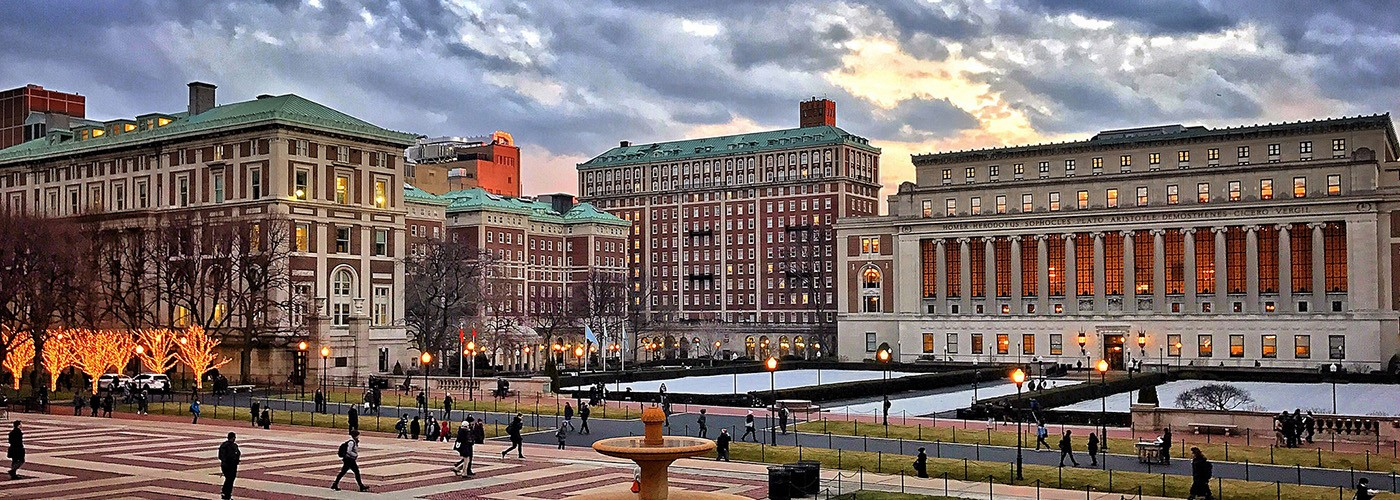
#> input picture src_images/campus.png, 1400 x 500 px; its folder holds only this picture in this run
$ python dct_rgb.py   (older library calls are emulated)
#> lines starting #> are read from the running program, lines starting #| are printed output that depends on the picture; long printed decimals are rounded
### laplacian_blur_degree.py
#source: https://pyimagesearch.com/2015/09/07/blur-detection-with-opencv/

# import the necessary packages
from imutils import paths
import cv2


'''def variance_of_laplacian(image):
    # compute the Laplacian of the image and then return the focus
    # measure, which is simply the variance of the Laplacian
    return cv2.Laplacian(image, cv2.CV_64F).var()
# construct the argument parse and parse the arguments
ap = argparse.ArgumentParser()
ap.add_argument("-i", "--images", required=True,
    help="path to input directory of images")
ap.add_argument("-t", "--threshold", type=float, default=100.0,
    help="focus measures that fall below this value will be considered 'blurry'")
args = vars(ap.parse_args())'''

def calculate_blur_degree(image_path):
    # Read the image
    image = cv2.imread(image_path)

    # Convert the image to grayscale
    gray = cv2.cvtColor(image, cv2.COLOR_BGR2GRAY)

    # Calculate the Laplacian variance
    laplacian_var = cv2.Laplacian(gray, cv2.CV_64F).var()

    return laplacian_var

'''
# loop over the input images
for imagePath in paths.list_images(args["images"]):
    # load the image, convert it to grayscale, and compute the
    # focus measure of the image using the Variance of Laplacian
    # method
    image = cv2.imread(imagePath)
    gray = cv2.cvtColor(image, cv2.COLOR_BGR2GRAY)
    fm = variance_of_laplacian(gray)
    text = "Not Blurry"
    # if the focus measure is less than the supplied threshold,
    # then the image should be considered "blurry"
    if fm < args["threshold"]:
        text = "Blurry"
    # show the image
    cv2.putText(image, "{}: {:.2f}".format(text, fm), (10, 30),
        cv2.FONT_HERSHEY_SIMPLEX, 0.8, (0, 0, 255), 3)
    cv2.imshow("Image", image)
    key = cv2.waitKey(0)
'''

### dct_rgb.py
# takes both jpg and png types and compresses them

from scipy import fftpack
import numpy as np
import matplotlib.pyplot as plt
import os
from laplacian_blur_degree import *
from PIL import Image


def dct2(a):
    return fftpack.dct(fftpack.dct(a.T, norm='ortho').T, norm='ortho')

def idct2(a):
    return fftpack.dct(fftpack.dct(a.T, norm='ortho').T, norm='ortho')

def compress_image(image, compression_factor, image_type):
    # Split the image into RGB channel

    b, g, r = cv2.split(image)

    # Apply DCT to each channel (excluding alpha)
    red_dct = dct2(r)
    green_dct = dct2(g)
    blue_dct = dct2(b)

    # Set high-frequency components to zero based on compression factor
    rows, cols = image.shape[0], image.shape[1]
    mask = np.ones_like(red_dct)
    mask[:int(rows * compression_factor), :] = 0
    mask[:, :int(cols * compression_factor)] = 0

    red_dct *= mask
    green_dct *= mask
    blue_dct *= mask

    # Reconstruct the compressed image
    compressed_red_channel = idct2(red_dct).real
    compressed_green_channel = idct2(green_dct).real
    compressed_blue_channel = idct2(blue_dct).real

    # Stack the compressed channels to get the final image
    if 'jpg' == image_type:
        compressed_image = cv2.merge([
        compressed_blue_channel.astype(np.uint8),
        compressed_green_channel.astype(np.uint8),
        compressed_red_channel.astype(np.uint8),
    ])
    else:
        compressed_image = cv2.merge([
            compressed_blue_channel.astype(np.uint8),
            compressed_green_channel.astype(np.uint8),
            compressed_red_channel.astype(np.uint8),
        ])
    return compressed_image

def dct_compress(image_path, output_path, compression):
    # Load image
    if '.jpeg' in image_path:
        image_type = '.jpeg'
    else:
        image_type = '.png'
    original_image = cv2.imread(image_path, cv2.IMREAD_UNCHANGED)
    # Set compression factor (adjust as needed) -> goes from 0 - 1, with 1 being full loss
    # Compress the image
    compressed_image = compress_image(original_image, compression, image_type)
    cv2.imwrite(os.path.join(output_path , 'rgb_output_' + str(compression) + image_type), compressed_image)

    return output_path + '/rgb_output_' + str(compression) + image_type

def create_out_images(image_path, output_path, granularity):
    compression_ratios = []
    blur_degrees = []
    original_image = Image.open(image_path)

    # Convert the image to a NumPy array
    img_array = np.array(original_image)

    uncompressed = Image.fromarray(img_array)

    # Save the compressed image
    uncompressed.save("./temp.png")

    original_blur = calculate_blur_degree("./temp.png")
    original_size = os.path.getsize("./temp.png")
    print(original_blur)

    for i in [float(j) / granularity for j in range(0, granularity, 1)]:

        r = dct_compress(image_path, './output_images', i)
        new_size = os.path.getsize(r)
        new_blur_degree = calculate_blur_degree(r)
        compression_ratios.append(new_size/original_size)
        blur_degrees.append(new_blur_degree/original_blur)
    return (compression_ratios, blur_degrees)

def folder_dct(src_folder,granularity):
    blurs = np.zeros(granularity)
    ratios = np.zeros(granularity)
    count = 0
    for filename in os.listdir(src_folder):
        count += 1
        filename = os.path.join(src_folder, filename)
        print(filename)
        r = create_out_images(filename,filename,granularity)
#> in create_out_images, original_image is the input picture: PIL image 1400x500 RGB; mean R, G, B 123.5, 111.4, 109.5
#> in calculate_blur_degree, `gray = cv2.cvtColor(image, cv2.COLOR_BGR2GRAY)`:
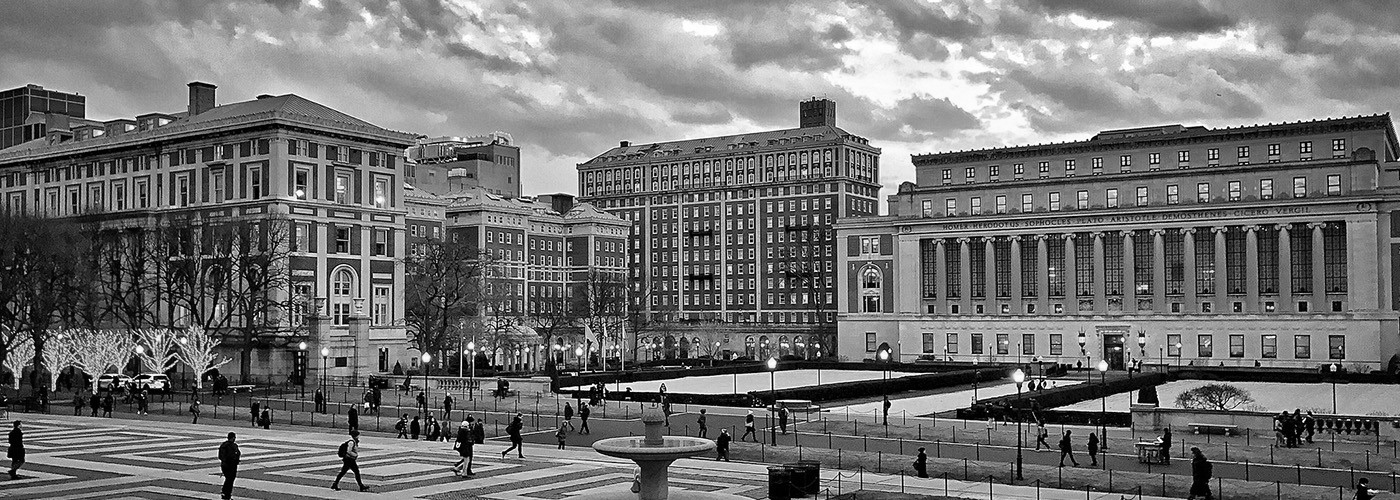
#> gray: shape (500, 1400); min 0, max 255, mean 114.8
#> in calculate_blur_degree, `laplacian_var = cv2.Laplacian(gray, cv2.CV_64F).var()`: laplacian_var = 8175.8
#| 8175.796
#> in compress_image, `b, g, r = cv2.split(image)`:
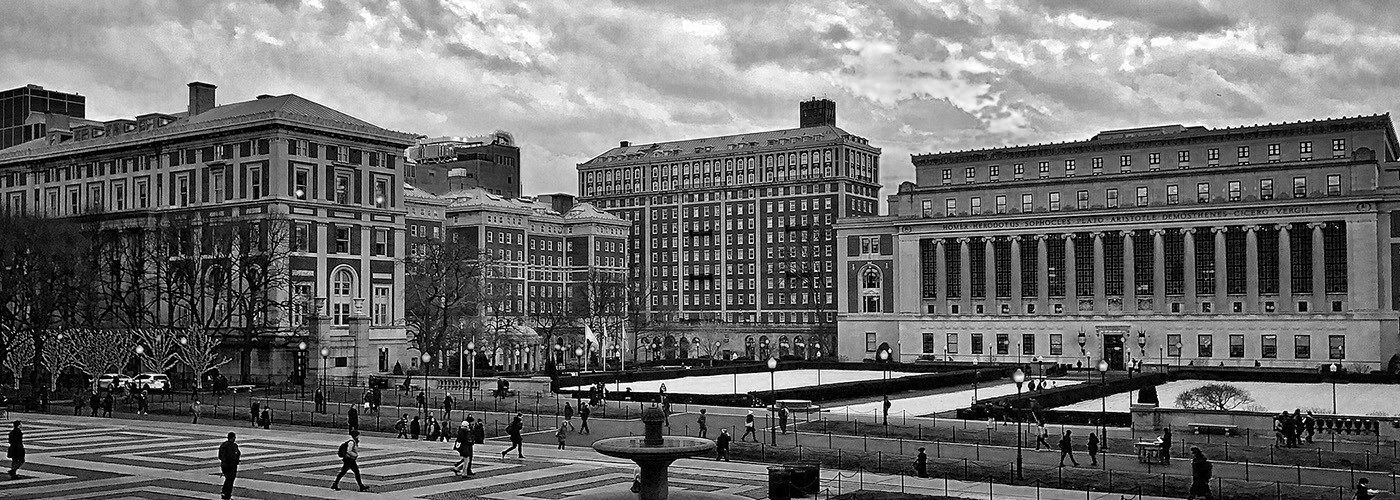
#> b: shape (500, 1400); min 0, max 255, mean 109.5
#> in compress_image, `b, g, r = cv2.split(image)`:
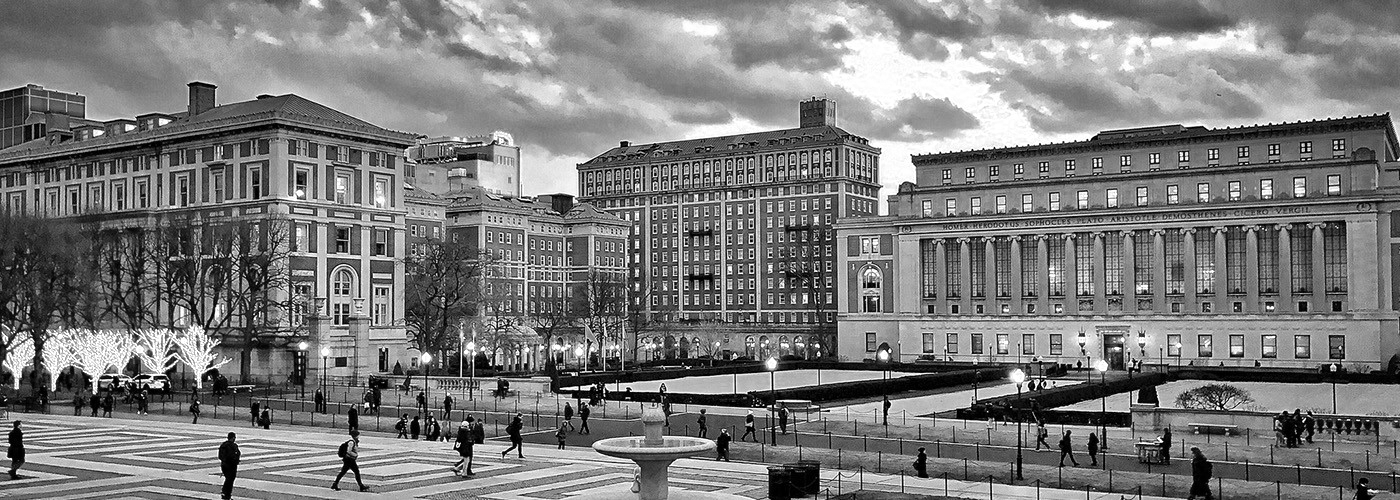
#> r: shape (500, 1400); min 0, max 255, mean 123.5
#> in idct2 (call 2), `return fftpack.dct(fftpack.dct(a.T, norm='ortho').T, norm='ortho')`:
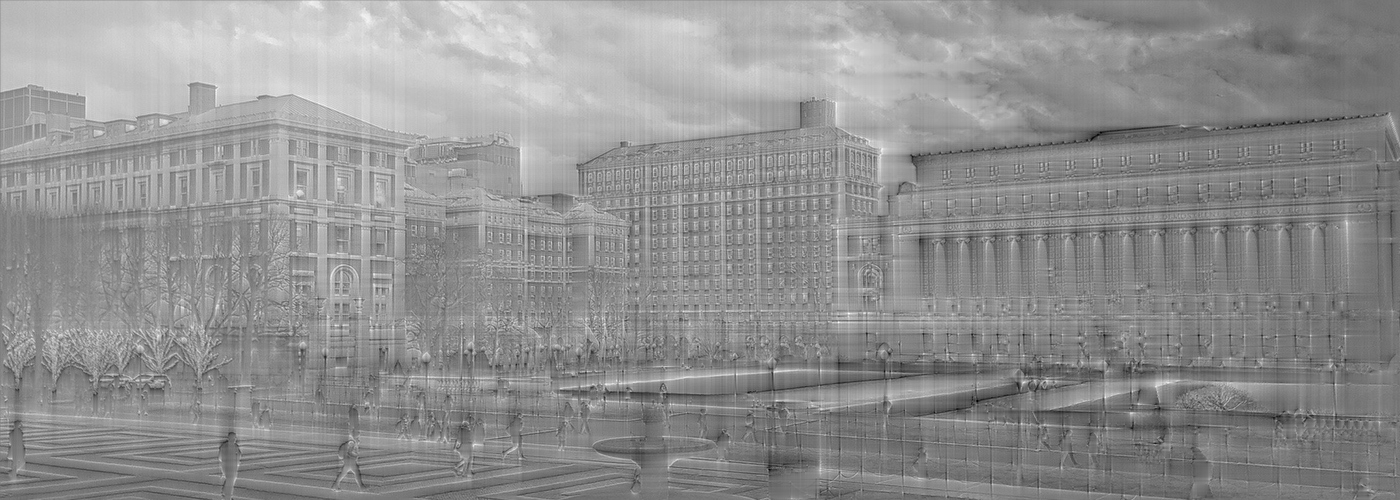
#> returned value: shape (500, 1400) float64; min -375.3, max 438.6, mean 85.5; drawn with min black and max white
#> in compress_image, `compressed_image = cv2.merge([ compressed_blue_channel.astype(np.uint8..`:
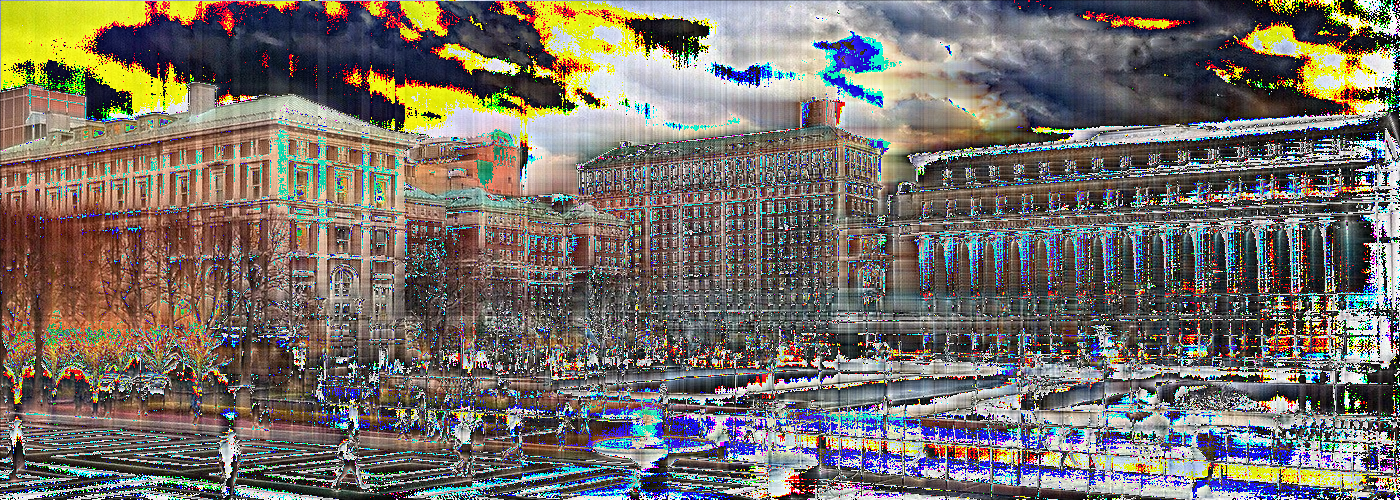
#> compressed_image: shape (500, 1400, 3); mean B, G, R 104.5, 111.9, 118
#> call 2 of calculate_blur_degree, with image_path = './output_images/rgb_output_0.0.png'
#> in calculate_blur_degree (call 2), `gray = cv2.cvtColor(image, cv2.COLOR_BGR2GRAY)`:
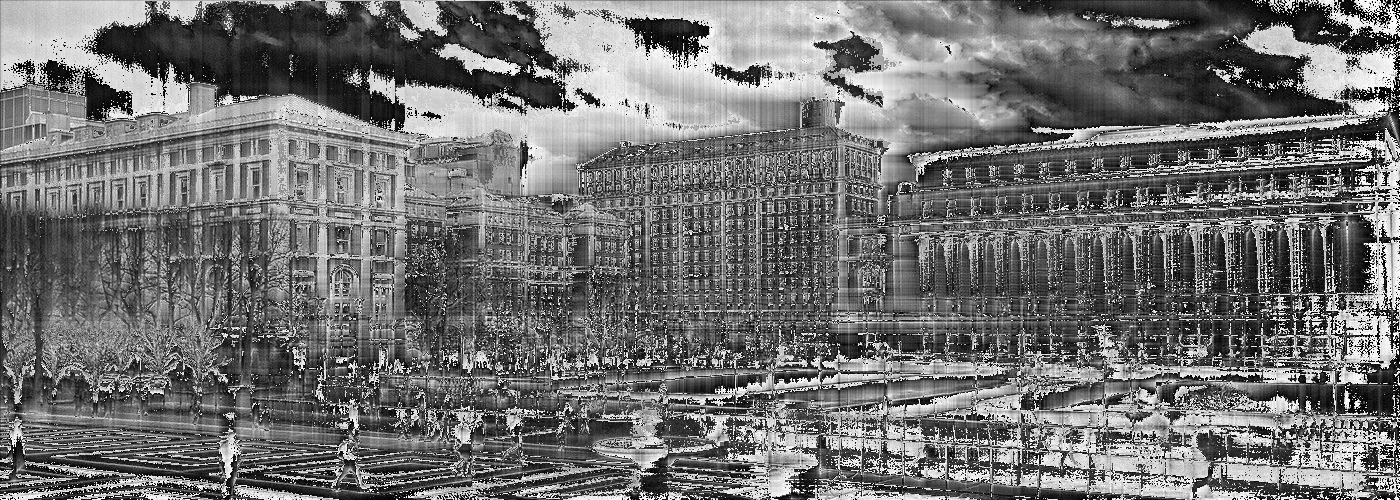
#> gray: shape (500, 1400); min 0, max 255, mean 112.9
#> in calculate_blur_degree (call 2), `laplacian_var = cv2.Laplacian(gray, cv2.CV_64F).var()`: laplacian_var = 33175
        ratios += r[0]
        blurs += r[1]

    fig1, ax1 = plt.subplots(figsize=(8, 5))

    ax1.plot(ratios/count, blurs/count)
    ax1.set_title("Compression ratio vs Blur Degree for DCT")
    ax1.set_xlabel("Compression Ratio")
    ax1.set_ylabel("Blur Degree")

    fig1.savefig('./output_graphs/dct/compression_ratio_vs_blur_degree_rgb.png')
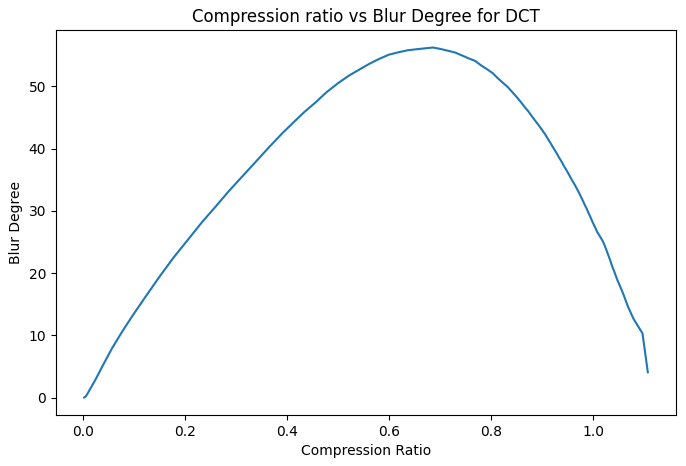
#> figure drawn by matplotlib, 1 panel

folder_dct('./src_images', 100)
